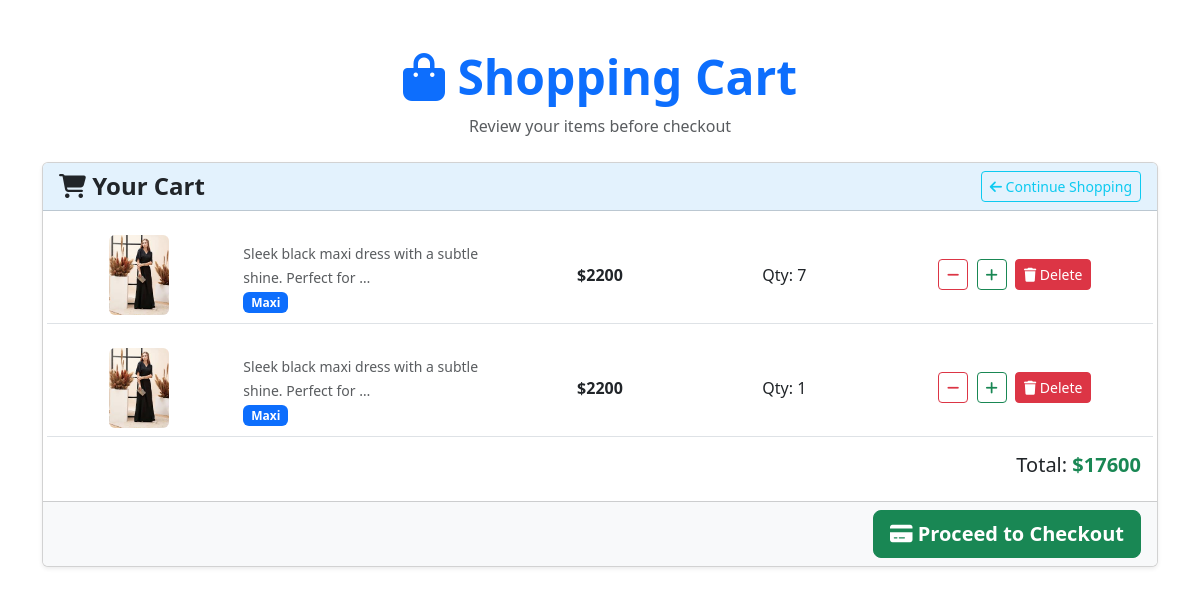
Page /viewcart (signed in) on the committed database.
### user/models.py (models this page shows)
class cart(models.Model):
    customerid=models.ForeignKey(User,on_delete=models.CASCADE)
    productid=models.ForeignKey(product,on_delete=models.CASCADE)
    count=models.IntegerField()
    price=models.IntegerField()

### manager/models.py (models this page shows, shortened)
class product(models.Model):
    name=models.CharField(max_length=20)
    size=models.CharField(max_length=20)
    fabric=models.CharField(max_length=20)
    description=models.TextField()
    listprice=models.FloatField()
    price=models.FloatField()
    price50=models.FloatField()
    price100=models.FloatField()
    categoryid=models.ForeignKey(category,on_delete=models.CASCADE)
    image=models.FileField(upload_to='media')

class category(models.Model):
    cname=models.CharField(max_length=100)

### user/views.py (the view)
# urls.py: path('viewcart',views.viewcart,name='viewcart'),
def viewcart(request):
    id=request.user.id
    cart_obj=cart.objects.filter(customerid_id=id)
    grand=0
    for c in cart_obj:
        total=(c.count)*(c.price)
        grand=grand+total
    p={'n':cart_obj,'gr':grand}
    return render(request,'user/viewcart.html',p)

### template/user/viewcart.html (shortened to what this page needs)
{% load static %}
<!DOCTYPE html>
<html lang="en">
<head>
</head>
    <link href="https://cdn.jsdelivr.net/npm/bootstrap@5.3.3/dist/css/bootstrap.min.css" rel="stylesheet">
<link href="https://cdn.jsdelivr.net/npm/bootstrap@5.3.3/dist/css/bootstrap.min.css" rel="stylesheet">
<link href="https://cdnjs.cloudflare.com/ajax/libs/font-awesome/6.4.2/css/all.min.css" rel="stylesheet">
<body>
<div class="container mt-5">
    <div class="text-center mb-4">
        <h1 class="fw-bold text-primary display-5">
            <i class="fa-solid fa-bag-shopping"></i> Shopping Cart
        </h1>
        <p class="text-muted">Review your items before checkout</p>
    </div>
    <div class="card shadow-sm">
        <div class="card-header" style="background-color:#e3f2fd;">
            <div class="row align-items-center">
                <div class="col-md-6">
                    <h4 class="mb-0 fw-bold text-dark">
                        <i class="fa-solid fa-cart-shopping"></i> Your Cart
                    </h4>
                </div>
                <div class="col-md-6 text-end">
                    <a href="{% url 'userhome' %}" class="btn btn-outline-info btn-sm">
                        <i class="fa-solid fa-arrow-left"></i> Continue Shopping
                    </a>
                </div>
            </div>
        </div>
        <div class="card-body">
            {% for i in n %}
            <div class="row align-items-center mb-3 py-2 border-bottom">
                <div class="col-md-2 text-center">
                    {% if i.productid.image %}
                        <img src="{{ i.productid.image.url }}" class="img-fluid rounded" style="max-height:80px;" alt="{{ i.productid.title }}">
                    {% else %}
                        <img src="{% static 'no-image.png' %}" class="img-fluid rounded" style="max-height:80px;" alt="No Image">
                    {% endif %}
                </div>
                <div class="col-md-3">
                    <small class="text-muted">{{ i.productid.description|truncatewords:10 }}</small><br>
                    <span class="badge bg-primary">{{ i.productid.categoryid.cname }}</span>
                </div>
                <div class="col-md-2 text-center">
                    <span class="fw-bold">${{ i.price }}</span>
                </div>
                <div class="col-md-2 text-center">
                    <span>Qty: {{ i.count }}</span>
                </div>
                <div class="col-md-3 text-center">
                    <a href="{% url 'trash' i.id %}" class="btn btn-sm btn-outline-danger me-1">
                        <i class="fa-solid fa-minus"></i>
                    </a>
                    <a href="{% url 'addproduct' i.id %}" class="btn btn-sm btn-outline-success me-1">
                        <i class="fa-solid fa-plus"></i>
                    </a>
                    <a href="{% url 'deletecart' i.id %}" onclick="return confirm('delete item')" class="btn btn-sm btn-danger">
                        <i class="fa-solid fa-trash"></i> Delete
                    </a>
                </div>
            </div>
            {% endfor %}
            <div class="row mt-3">
                <div class="col-md-8"></div>
                <div class="col-md-4 text-end">
                    <h5>Total: <span class="text-success fw-bold">${{ gr }}</span></h5>
                </div>
            </div>
        </div>
        <div class="card-footer bg-light text-end">
            <a href="{% url 'summary' %}" class="btn btn-success btn-lg fw-bold">
                <i class="fa-solid fa-credit-card"></i> Proceed to Checkout
            </a>
        </div>
    </div>
</div>
</body>
</html>

### rows in the picture
cart: productid.image (picture), productid.description "Sleek black maxi dress with a subtle shine. Perfect for …", productid.categoryid.cname "Maxi", price "2200", count "7"
cart: productid.image (picture), productid.description "Sleek black maxi dress with a subtle shine. Perfect for …", productid.categoryid.cname "Maxi", price "2200", count "1"

### other values in the picture
{{ gr }} "17600"
